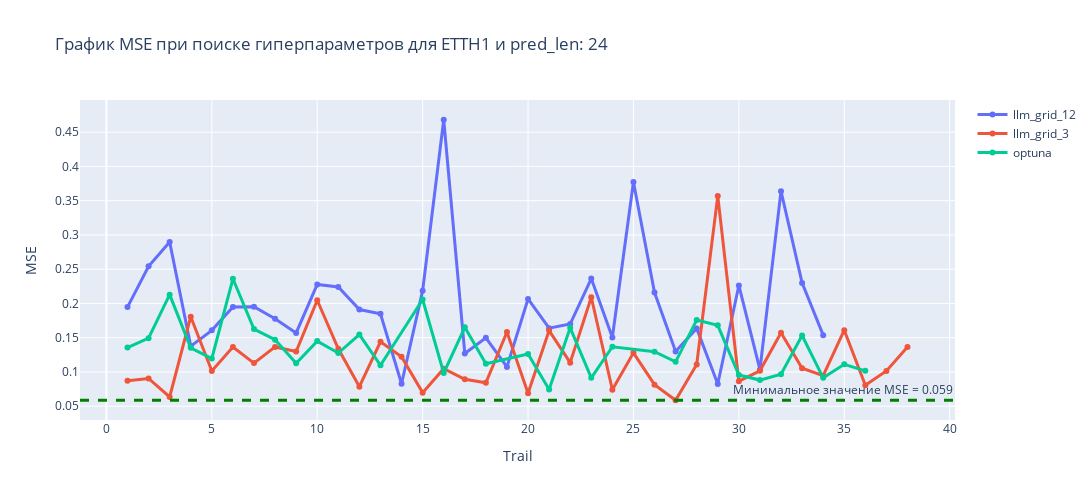
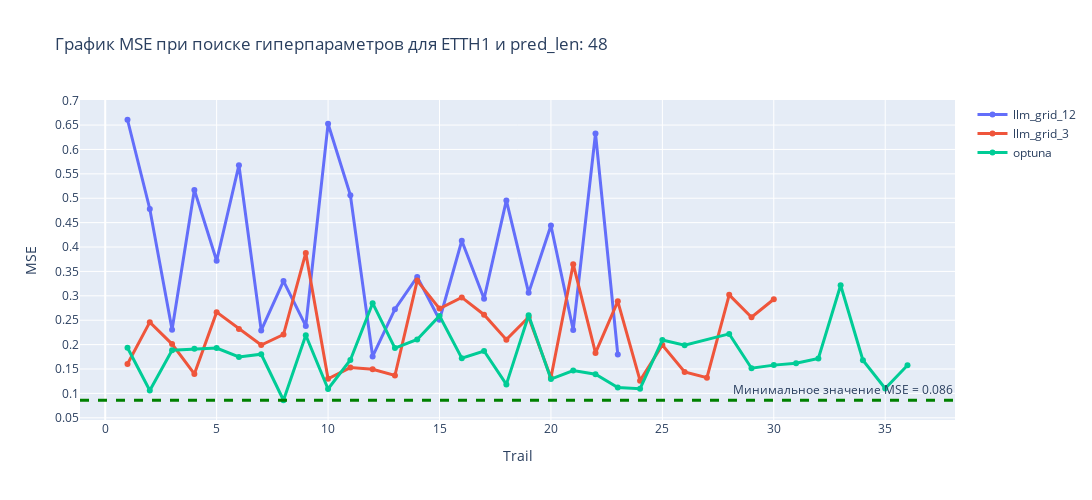
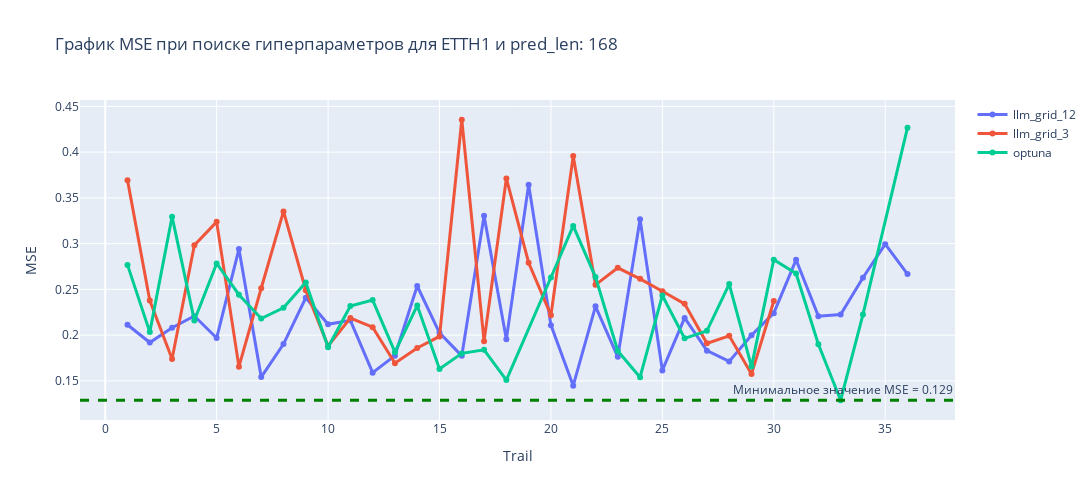

Write notebook code for charts like these, in order.
### Code cell
for pred_len in data_etth_1.keys():
    fig = plot_graph(
        data = data_etth_1[pred_len],
        title = f"График MSE при поиске гиперпараметров для ETTH1 и pred_len: {pred_len}"
    )
    fig.show()
    fig.write_image(f"image/ETTH1_pred_len_{pred_len}.png", width = 1000, height = 400)  # векторный формат

### Figure 1 — Plotly figure (JSON) as saved in the notebook; plotly's stock layout.template omitted (floating-point values rounded to 4 significant figures)
{"data": [{"line": {"width": 3}, "mode": "lines+markers", "name": "llm_grid_12", "type": "scatter", "x": [1, 2, 3, 4, 5, 6, 7, 8, 9, 10, 11, 12, 13, 14, 15, 16, 17, 18, 19, 20, 21, 22, 23, 24, 25, 26, 27, 28, 29, 30, 31, 32, 33, 34], "y": [0.1947, 0.2543, 0.2898, 0.1378, 0.1607, 0.1947, 0.1953, 0.1776, 0.157, 0.2278, 0.2241, 0.1911, 0.1848, 0.08276, 0.2186, 0.4681, 0.127, 0.1499, 0.1074, 0.2066, 0.1639, 0.1699, 0.2363, 0.1503, 0.3773, 0.2158, 0.1299, 0.1636, 0.08238, 0.2263, 0.1033, 0.3639, 0.23, 0.1538]}, {"line": {"width": 3}, "mode": "lines+markers", "name": "llm_grid_3", "type": "scatter", "x": [1, 2, 3, 4, 5, 6, 7, 8, 9, 10, 11, 12, 13, 14, 15, 16, 17, 18, 19, 20, 21, 22, 23, 24, 25, 26, 27, 28, 29, 30, 31, 32, 33, 34, 35, 36, 37, 38], "y": [0.08702, 0.09055, 0.0635, 0.1807, 0.1015, 0.1365, 0.1129, 0.1366, 0.1299, 0.2047, 0.1339, 0.07847, 0.144, 0.1222, 0.06985, 0.1048, 0.08941, 0.08414, 0.1583, 0.0689, 0.1604, 0.1136, 0.209, 0.0741, 0.1279, 0.08147, 0.05872, 0.111, 0.3569, 0.0866, 0.1017, 0.1574, 0.1054, 0.09465, 0.1609, 0.0806, 0.1016, 0.1365]}, {"line": {"width": 3}, "mode": "lines+markers", "name": "optuna", "type": "scatter", "x": [1, 2, 3, 4, 5, 6, 7, 8, 9, 10, 11, 12, 13, 15, 16, 17, 18, 20, 21, 22, 23, 24, 26, 27, 28, 29, 30, 31, 32, 33, 34, 35, 36], "y": [0.1356, 0.1494, 0.2128, 0.1352, 0.1197, 0.236, 0.1626, 0.147, 0.1127, 0.1451, 0.1277, 0.1545, 0.1097, 0.2057, 0.09849, 0.1652, 0.112, 0.1262, 0.07438, 0.1644, 0.09147, 0.1368, 0.1296, 0.1147, 0.1759, 0.1681, 0.0957, 0.08816, 0.09657, 0.1533, 0.09143, 0.1112, 0.1016]}], "layout": {"annotations": [{"showarrow": false, "text": "Минимальное значение MSE = 0.059", "x": 1, "xanchor": "right", "xref": "x domain", "y": 0.05872, "yanchor": "bottom", "yref": "y"}], "height": 500, "shapes": [{"line": {"color": "green", "dash": "dash", "width": 3}, "type": "line", "x0": 0, "x1": 1, "xref": "x domain", "y0": 0.05872, "y1": 0.05872, "yref": "y"}], "title": {"text": "График MSE при поиске гиперпараметров для ETTH1 и pred_len: 24"}, "width": 1200, "xaxis": {"title": {"text": "Trail"}}, "yaxis": {"dtick": 0.05, "tickmode": "linear", "title": {"text": "MSE"}}}}

### Figure 2 — Plotly figure (JSON) as saved in the notebook; plotly's stock layout.template omitted (floating-point values rounded to 4 significant figures)
{"data": [{"line": {"width": 3}, "mode": "lines+markers", "name": "llm_grid_12", "type": "scatter", "x": [1, 2, 3, 4, 5, 6, 7, 8, 9, 10, 11, 12, 13, 14, 15, 16, 17, 18, 19, 20, 21, 22, 23], "y": [0.6609, 0.478, 0.2305, 0.5171, 0.3719, 0.5677, 0.2291, 0.3302, 0.2383, 0.6525, 0.5063, 0.1759, 0.2726, 0.3387, 0.2508, 0.4129, 0.294, 0.4956, 0.306, 0.4441, 0.2299, 0.6327, 0.1798]}, {"line": {"width": 3}, "mode": "lines+markers", "name": "llm_grid_3", "type": "scatter", "x": [1, 2, 3, 4, 5, 6, 7, 8, 9, 10, 11, 12, 13, 14, 15, 16, 17, 18, 19, 20, 21, 22, 23, 24, 25, 26, 27, 28, 29, 30], "y": [0.1603, 0.246, 0.2011, 0.1398, 0.2665, 0.232, 0.1991, 0.2206, 0.3878, 0.1299, 0.1529, 0.1496, 0.1367, 0.3312, 0.2738, 0.2967, 0.2613, 0.2101, 0.2561, 0.132, 0.3649, 0.183, 0.2887, 0.1261, 0.1993, 0.1438, 0.1322, 0.302, 0.256, 0.2929]}, {"line": {"width": 3}, "mode": "lines+markers", "name": "optuna", "type": "scatter", "x": [1, 2, 3, 4, 5, 6, 7, 8, 9, 10, 11, 12, 13, 14, 15, 16, 17, 18, 19, 20, 21, 22, 23, 24, 25, 26, 28, 29, 30, 31, 32, 33, 34, 35, 36], "y": [0.1937, 0.1058, 0.1886, 0.1913, 0.1928, 0.1748, 0.1802, 0.08595, 0.2192, 0.109, 0.1685, 0.2849, 0.1928, 0.2106, 0.2589, 0.1723, 0.1869, 0.1185, 0.26, 0.1294, 0.1468, 0.1393, 0.1119, 0.1097, 0.2094, 0.1987, 0.2219, 0.1516, 0.1579, 0.1619, 0.1716, 0.3217, 0.1681, 0.1101, 0.1577]}], "layout": {"annotations": [{"showarrow": false, "text": "Минимальное значение MSE = 0.086", "x": 1, "xanchor": "right", "xref": "x domain", "y": 0.08595, "yanchor": "bottom", "yref": "y"}], "height": 500, "shapes": [{"line": {"color": "green", "dash": "dash", "width": 3}, "type": "line", "x0": 0, "x1": 1, "xref": "x domain", "y0": 0.08595, "y1": 0.08595, "yref": "y"}], "title": {"text": "График MSE при поиске гиперпараметров для ETTH1 и pred_len: 48"}, "width": 1200, "xaxis": {"title": {"text": "Trail"}}, "yaxis": {"dtick": 0.05, "tickmode": "linear", "title": {"text": "MSE"}}}}

### Figure 3 — Plotly figure (JSON) as saved in the notebook; plotly's stock layout.template omitted (floating-point values rounded to 4 significant figures)
{"data": [{"line": {"width": 3}, "mode": "lines+markers", "name": "llm_grid_12", "type": "scatter", "x": [1, 2, 3, 4, 5, 6, 7, 8, 9, 10, 11, 12, 13, 14, 15, 16, 17, 18, 19, 20, 21, 22, 23, 24, 25, 26, 27, 28, 29, 30, 31, 32, 33, 34, 35, 36], "y": [0.2114, 0.1919, 0.2081, 0.2209, 0.1968, 0.2941, 0.1541, 0.1902, 0.2408, 0.2119, 0.2162, 0.159, 0.1776, 0.2537, 0.2025, 0.1774, 0.3304, 0.1956, 0.3645, 0.2109, 0.1448, 0.2315, 0.1763, 0.3266, 0.1615, 0.2188, 0.183, 0.1713, 0.1999, 0.224, 0.2823, 0.2208, 0.2226, 0.2627, 0.2995, 0.2667]}, {"line": {"width": 3}, "mode": "lines+markers", "name": "llm_grid_3", "type": "scatter", "x": [1, 2, 3, 4, 5, 6, 7, 8, 9, 10, 11, 12, 13, 14, 15, 16, 17, 18, 19, 20, 21, 22, 23, 24, 25, 26, 27, 28, 29, 30], "y": [0.3694, 0.2379, 0.174, 0.2983, 0.3238, 0.1656, 0.2512, 0.3352, 0.2492, 0.1882, 0.2187, 0.2087, 0.1693, 0.186, 0.1986, 0.4354, 0.1934, 0.3712, 0.2792, 0.2218, 0.3957, 0.2549, 0.2736, 0.2616, 0.2479, 0.2342, 0.1911, 0.1993, 0.1574, 0.2373]}, {"line": {"width": 3}, "mode": "lines+markers", "name": "optuna", "type": "scatter", "x": [1, 2, 3, 4, 5, 6, 7, 8, 9, 10, 11, 12, 13, 14, 15, 16, 17, 18, 20, 21, 22, 23, 24, 25, 26, 27, 28, 29, 30, 31, 32, 33, 34, 36], "y": [0.2768, 0.2033, 0.3295, 0.2161, 0.2784, 0.2442, 0.2182, 0.23, 0.2576, 0.1868, 0.2318, 0.2383, 0.1814, 0.2323, 0.1631, 0.1801, 0.1839, 0.1509, 0.263, 0.3193, 0.2635, 0.1827, 0.1541, 0.2433, 0.1965, 0.2047, 0.2558, 0.1657, 0.2824, 0.2673, 0.19, 0.1288, 0.2225, 0.4267]}], "layout": {"annotations": [{"showarrow": false, "text": "Минимальное значение MSE = 0.129", "x": 1, "xanchor": "right", "xref": "x domain", "y": 0.1288, "yanchor": "bottom", "yref": "y"}], "height": 500, "shapes": [{"line": {"color": "green", "dash": "dash", "width": 3}, "type": "line", "x0": 0, "x1": 1, "xref": "x domain", "y0": 0.1288, "y1": 0.1288, "yref": "y"}], "title": {"text": "График MSE при поиске гиперпараметров для ETTH1 и pred_len: 168"}, "width": 1200, "xaxis": {"title": {"text": "Trail"}}, "yaxis": {"dtick": 0.05, "tickmode": "linear", "title": {"text": "MSE"}}}}
